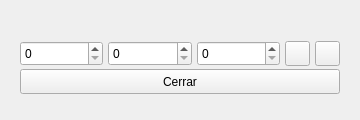
<?xml version="1.0" encoding="UTF-8"?>
<ui version="4.0">
 <class>PassWindow</class>
 <widget class="QWidget" name="PassWindow">
  <property name="windowModality">
   <enum>Qt::WindowModality::ApplicationModal</enum>
  </property>
  <property name="geometry">
   <rect>
    <x>0</x>
    <y>0</y>
    <width>360</width>
    <height>120</height>
   </rect>
  </property>
  <property name="minimumSize">
   <size>
    <width>360</width>
    <height>120</height>
   </size>
  </property>
  <property name="maximumSize">
   <size>
    <width>360</width>
    <height>120</height>
   </size>
  </property>
  <property name="focusPolicy">
   <enum>Qt::FocusPolicy::StrongFocus</enum>
  </property>
  <property name="windowTitle">
   <string>GranaSAT PWM Box</string>
  </property>
  <property name="windowIcon">
   <iconset resource="../res/res.qrc">
    <normaloff>:/icons/granasat.png</normaloff>:/icons/granasat.png</iconset>
  </property>
  <property name="locale">
   <locale language="Spanish" country="Spain"/>
  </property>
  <layout class="QVBoxLayout" name="verticalLayout">
   <property name="spacing">
    <number>0</number>
   </property>
   <property name="leftMargin">
    <number>20</number>
   </property>
   <property name="topMargin">
    <number>20</number>
   </property>
   <property name="rightMargin">
    <number>20</number>
   </property>
   <property name="bottomMargin">
    <number>20</number>
   </property>
   <item>
    <widget class="QLabel" name="pass_label">
     <property name="maximumSize">
      <size>
       <width>1000</width>
       <height>15</height>
      </size>
     </property>
     <property name="text">
      <string/>
     </property>
    </widget>
   </item>
   <item>
    <layout class="QHBoxLayout" name="pass_layout">
     <property name="spacing">
      <number>5</number>
     </property>
     <item>
      <widget class="QSpinBox" name="pass_value1">
       <property name="maximumSize">
        <size>
         <width>1000</width>
         <height>25</height>
        </size>
       </property>
       <property name="maximum">
        <number>9</number>
       </property>
      </widget>
     </item>
     <item>
      <widget class="QSpinBox" name="pass_value2">
       <property name="maximumSize">
        <size>
         <width>1000</width>
         <height>25</height>
        </size>
       </property>
       <property name="maximum">
        <number>9</number>
       </property>
      </widget>
     </item>
     <item>
      <widget class="QSpinBox" name="pass_value3">
       <property name="maximumSize">
        <size>
         <width>1000</width>
         <height>25</height>
        </size>
       </property>
       <property name="maximum">
        <number>9</number>
       </property>
      </widget>
     </item>
     <item>
      <widget class="QPushButton" name="pass_confirm">
       <property name="minimumSize">
        <size>
         <width>24</width>
         <height>24</height>
        </size>
       </property>
       <property name="maximumSize">
        <size>
         <width>25</width>
         <height>25</height>
        </size>
       </property>
       <property name="text">
        <string/>
       </property>
       <property name="icon">
        <iconset resource="../res/res.qrc">
         <normaloff>:/icons/tick.png</normaloff>:/icons/tick.png</iconset>
       </property>
      </widget>
     </item>
     <item>
      <widget class="QPushButton" name="pass_cancel">
       <property name="minimumSize">
        <size>
         <width>24</width>
         <height>24</height>
        </size>
       </property>
       <property name="maximumSize">
        <size>
         <width>25</width>
         <height>25</height>
        </size>
       </property>
       <property name="text">
        <string/>
       </property>
       <property name="icon">
        <iconset resource="../res/res.qrc">
         <normaloff>:/icons/cross.png</normaloff>:/icons/cross.png</iconset>
       </property>
      </widget>
     </item>
    </layout>
   </item>
   <item>
    <widget class="QPushButton" name="close_button">
     <property name="maximumSize">
      <size>
       <width>1000</width>
       <height>25</height>
      </size>
     </property>
     <property name="text">
      <string>Cerrar</string>
     </property>
    </widget>
   </item>
  </layout>
 </widget>
 <resources>
  <include location="../res/res.qrc"/>
 </resources>
 <connections/>
</ui>
